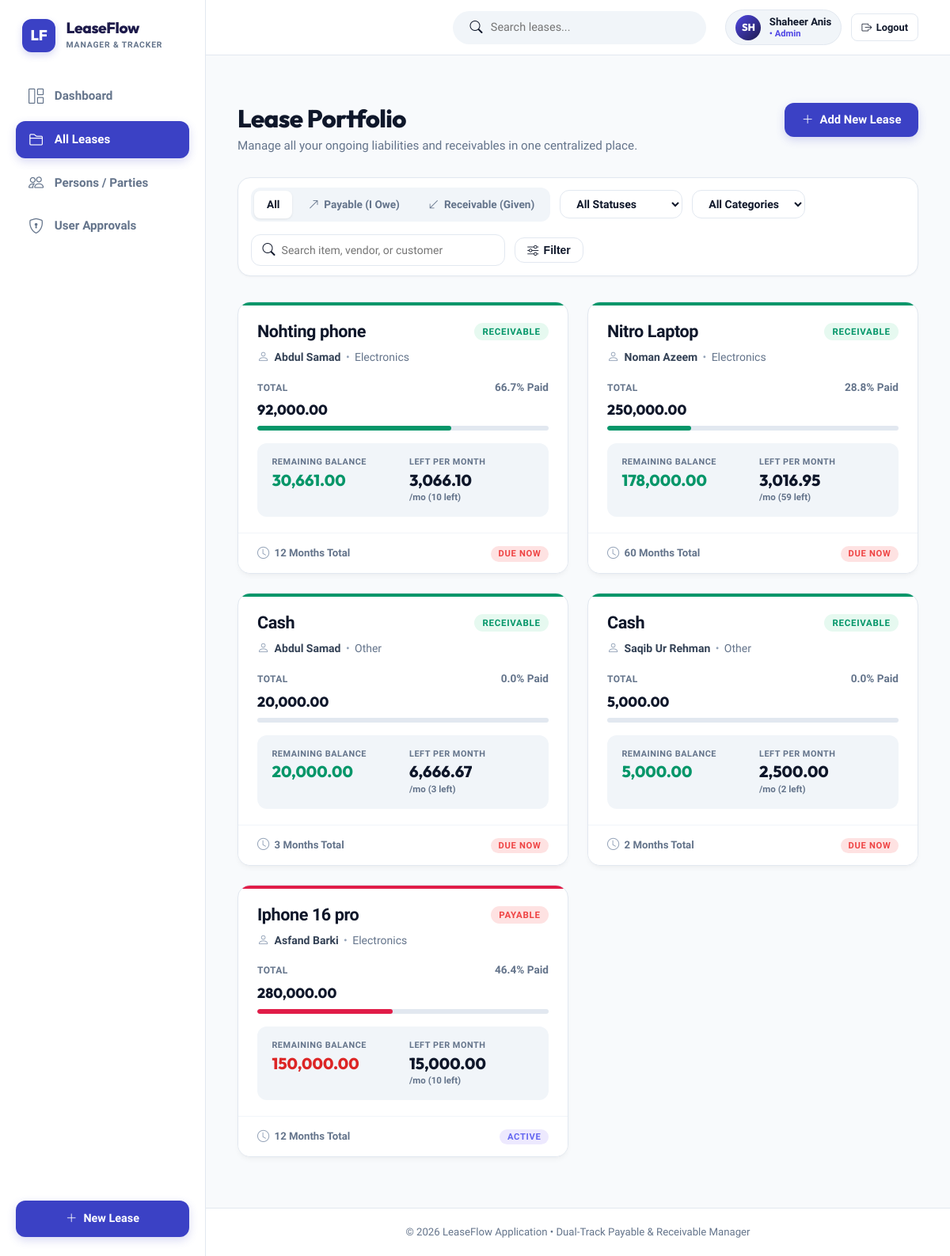
The app's page /leases (signed in) with its own data.
### app/models.py (models this page shows, shortened)
class User(db.Model):
    __tablename__ = 'users'
    id = db.Column(db.Integer, primary_key=True)
    username = db.Column(db.String(80), unique=True, nullable=False, index=True)
    full_name = db.Column(db.String(120), nullable=True)
    email = db.Column(db.String(120), nullable=True)
    password_hash = db.Column(db.String(256), nullable=False)
    role = db.Column(db.String(20), nullable=False, default='user') # 'admin' or 'user'
    status = db.Column(db.String(20), nullable=False, default='pending') # 'approved', 'pending', 'rejected'
    failed_logins = db.Column(db.Integer, default=0)
    locked_until = db.Column(db.DateTime, nullable=True)
    created_at = db.Column(db.DateTime, default=utc_now)
    approved_at = db.Column(db.DateTime, nullable=True)
    last_login = db.Column(db.DateTime, nullable=True)
    leases = db.relationship('Lease', backref='owner', lazy=True, cascade='all, delete-orphan')
    counterparties = db.relationship('Counterparty', backref='owner', lazy=True, cascade='all, delete-orphan')
    @property
    def is_admin(self):
        return self.role == 'admin'
    @property
    def is_approved(self):
        return self.status == 'approved'

class Lease(db.Model):
    __tablename__ = 'leases'
    id = db.Column(db.Integer, primary_key=True)
    user_id = db.Column(db.Integer, db.ForeignKey('users.id', ondelete='CASCADE'), nullable=True, index=True)
    title = db.Column(db.String(120), nullable=False)
    lease_type = db.Column(db.String(20), nullable=False, default='payable') # 'payable' (I owe / bought) or 'receivable' (I gave / receive)
    counterparty_id = db.Column(db.Integer, db.ForeignKey('counterparties.id', ondelete='SET NULL'), nullable=True)
    party_name = db.Column(db.String(120), nullable=False) # Vendor or Customer Name
    party_contact = db.Column(db.String(120), nullable=True) # Phone / Email
    total_amount = db.Column(db.Float, nullable=False)
    tenure_months = db.Column(db.Integer, nullable=False)
    start_date = db.Column(db.Date, nullable=False, default=date.today)
    category = db.Column(db.String(50), nullable=False, default='Electronics')
    status = db.Column(db.String(20), nullable=False, default='active') # 'active', 'completed', 'cancelled'
    notes = db.Column(db.Text, nullable=True)
    created_at = db.Column(db.DateTime, default=utc_now)
    updated_at = db.Column(db.DateTime, default=utc_now, onupdate=utc_now)
    payments = db.relationship('Payment', backref='lease', cascade='all, delete-orphan', lazy=True, order_by='Payment.payment_date.asc(), Payment.id.asc()')
    documents = db.relationship('Document', backref='lease', cascade='all, delete-orphan', lazy=True, order_by='Document.uploaded_at.desc()')

### app/routes.py (the view)
@main_bp.route('/leases')
@login_required
def lease_list():
    lease_type = request.args.get('type', 'all')
    status = request.args.get('status', 'all')
    category = request.args.get('category', 'all')
    search = request.args.get('search', '').strip()
    query = Lease.query.filter_by(user_id=g.current_user.id)
    if lease_type in ['payable', 'receivable']:
        query = query.filter_by(lease_type=lease_type)
    if status in ['active', 'completed', 'cancelled']:
        query = query.filter_by(status=status)
    if category != 'all' and category:
        query = query.filter_by(category=category)
    if search:
        query = query.filter(
            (Lease.title.ilike(f'%{search}%')) | (Lease.party_name.ilike(f'%{search}%'))
        )
    leases = query.order_by(Lease.created_at.desc()).all()
    leases_with_metrics = [{'lease': l, 'metrics': calculate_lease_metrics(l)} for l in leases]
    categories = [r[0] for r in db.session.query(Lease.category).filter_by(user_id=g.current_user.id).distinct().all() if r[0]]
    return render_template(
        'leases/list.html',
        leases_with_metrics=leases_with_metrics,
        current_type=lease_type,
        current_status=status,
        current_category=category,
        search=search,
        categories=categories
    )

### app/auth.py (called while the page is built)
def login_required(f):
    @functools.wraps(f)
    def decorated_function(*args, **kwargs):
        if not g.current_user:
            return redirect(url_for('main.login', next=request.url))
        if not g.current_user.is_approved:
            session.clear()
            flash('Your account is awaiting administrator approval before you can access LeaseFlow.', 'warning')
            return redirect(url_for('main.login'))
        return f(*args, **kwargs)
    return decorated_function

### app/calculations.py (called while the page is built)
def add_months(source_date, months):
    return source_date + relativedelta(months=months)

### app/templates/leases/list.html (shortened to what this page needs)
{% extends 'base.html' %}
{% block content %}
<div class="page-title-row">
  <div>
    <h1>Lease Portfolio</h1>
    <p>Manage all your ongoing liabilities and receivables in one centralized place.</p>
  </div>
  <a href="{{ url_for('main.lease_create') }}" class="btn-primary-action">
    <i class="bi bi-plus-lg"></i> Add New Lease
  </a>
</div>
<form method="GET" action="{{ url_for('main.lease_list') }}" class="filter-bar-card">
  <div class="filter-left-group">
    <div class="pill-tab-group">
      <a href="{{ url_for('main.lease_list', type='all', status=current_status, category=current_category, search=search) }}"
         class="pill-tab {% if current_type == 'all' %}active{% endif %}">
        All
      </a>
      <a href="{{ url_for('main.lease_list', type='payable', status=current_status, category=current_category, search=search) }}"
         class="pill-tab payable-tab {% if current_type == 'payable' %}active{% endif %}">
        <i class="bi bi-arrow-up-right text-danger"></i> Payable (I Owe)
      </a>
      <a href="{{ url_for('main.lease_list', type='receivable', status=current_status, category=current_category, search=search) }}"
         class="pill-tab receivable-tab {% if current_type == 'receivable' %}active{% endif %}">
        <i class="bi bi-arrow-down-left text-success"></i> Receivable (Given)
      </a>
    </div>
    <select name="status" class="filter-select" onchange="this.form.submit()">
      <option value="all" {% if current_status == 'all' %}selected{% endif %}>All Statuses</option>
    </select>
    <select name="category" class="filter-select" onchange="this.form.submit()">
      <option value="all" {% if current_category == 'all' %}selected{% endif %}>All Categories</option>
    </select>
  </div>
  <div class="filter-right-group">
    <div class="filter-search-box">
      <i class="bi bi-search text-muted"></i>
      <input type="text" name="search" placeholder="Search item, vendor, or customer" value="{{ search }}">
    </div>
    <button type="submit" class="btn-filter-action">
      <i class="bi bi-sliders"></i> Filter
    </button>
  </div>
</form>
{% if leases_with_metrics %}
  <div class="cards-grid">
    {% for item in leases_with_metrics %}
      {% set l = item.lease %}
      {% set m = item.metrics %}
      <a href="{{ url_for('main.lease_detail', id=l.id) }}" class="modern-lease-card {% if l.lease_type == 'payable' %}payable{% else %}receivable{% endif %}">
        <div class="card-inner">
          <div class="card-top-row">
            <div class="card-item-title">{{ l.title }}</div>
            <div>
              {% if l.lease_type == 'payable' %}
                <span class="badge-tag payable">PAYABLE</span>
              {% else %}
                <span class="badge-tag receivable">RECEIVABLE</span>
              {% endif %}
            </div>
          </div>
          <div class="card-party-sub">
            <i class="bi bi-person"></i>
            <span class="card-party-name">{{ l.party_name }}</span>
            <span style="color: var(--text-light);">&bull;</span>
            <span>{{ l.category }}</span>
          </div>
          <div class="card-total-section">
            <div class="card-total-row">
              <span class="card-total-label">Total</span>
              <span class="card-paid-pct">{{ m.progress_pct }}% Paid</span>
            </div>
            <div class="card-total-value">{{ l.total_amount|currency }}</div>
            <div class="card-progress-track">
              <div class="card-progress-fill {% if l.lease_type == 'payable' %}payable{% else %}receivable{% endif %}" style="width: {{ m.progress_pct }}%;"></div>
            </div>
          </div>
          <div class="card-stats-box">
            <div class="stats-col">
              <span class="stats-col-label">REMAINING BALANCE</span>
              <span class="stats-col-val {% if l.lease_type == 'payable' %}payable{% else %}receivable{% endif %}">
                {{ m.remaining_balance|currency }}
              </span>
            </div>
            <div class="stats-col">
              <span class="stats-col-label">LEFT PER MONTH</span>
              <span class="stats-col-val" style="color: var(--text-main);">
                {{ m.remaining_monthly_amount|currency }}
              </span>
              <span class="stats-col-sub">/mo ({{ m.remaining_months }} left)</span>
            </div>
          </div>
        </div>
        <div class="card-bottom-footer">
          <div class="card-tenure-info">
            <i class="bi bi-clock"></i>
            <span>{{ l.tenure_months }} Months Total</span>
          </div>
          <div>
            {% if m.is_completed %}
              <span class="status-pill settled">SETTLED</span>
            {% elif m.due_status == 'overdue' %}
              <span class="status-pill due-now">DUE NOW</span>
            {% else %}
              <span class="status-pill active">ACTIVE</span>
            {% endif %}
          </div>
        </div>
      </a>
    {% endfor %}
  </div>
{% endif %}
{% endblock %}

### app/templates/base.html (shortened to what this page needs)
<!DOCTYPE html>
<html lang="en">
<head>
  <link rel="stylesheet" href="https://cdn.jsdelivr.net/npm/bootstrap-icons@1.11.3/font/bootstrap-icons.min.css">
  <link rel="stylesheet" href="{{ url_for('static', filename='css/style.css') }}">
</head>
<body>
  <div class="app-container">
    <aside class="app-sidebar">
      <a href="{{ url_for('main.dashboard') }}" class="sidebar-brand">
        <div class="brand-logo-box">LF</div>
        <div class="brand-info">
          <h2>LeaseFlow</h2>
          <span>MANAGER & TRACKER</span>
        </div>
      </a>
      <nav class="sidebar-nav">
        <a href="{{ url_for('main.dashboard') }}" class="nav-link-item {% if request.endpoint == 'main.dashboard' %}active{% endif %}">
          <i class="bi bi-grid-1x2"></i>
          <span>Dashboard</span>
        </a>
        <a href="{{ url_for('main.lease_list') }}" class="nav-link-item {% if request.endpoint in ['main.lease_list', 'main.lease_detail', 'main.lease_edit'] %}active{% endif %}">
          <i class="bi bi-folder2"></i>
          <span>All Leases</span>
        </a>
        <a href="{{ url_for('main.party_list') }}" class="nav-link-item {% if request.endpoint in ['main.party_list', 'main.party_detail'] %}active{% endif %}">
          <i class="bi bi-people"></i>
          <span>Persons / Parties</span>
        </a>
        {% if current_user and current_user.is_admin %}
          <a href="{{ url_for('main.admin_users') }}" class="nav-link-item {% if request.endpoint == 'main.admin_users' %}active{% endif %}" style="display: flex; align-items: center;">
            <i class="bi bi-shield-lock"></i>
            <span>User Approvals</span>
          </a>
        {% endif %}
      </nav>
      <div class="sidebar-bottom">
        <a href="{{ url_for('main.lease_create') }}" class="btn-sidebar-add">
          <i class="bi bi-plus-lg"></i>
          <span>New Lease</span>
        </a>
      </div>
    </aside>
    <div class="app-main">
      <header class="app-topbar">
        <form method="GET" action="{{ url_for('main.lease_list') }}" class="topbar-search">
          <i class="bi bi-search text-muted"></i>
          <input type="text" name="search" placeholder="Search leases...">
        </form>
        <div class="topbar-actions" style="display: flex; align-items: center; gap: 0.75rem;">
          {% if current_user %}
            <div style="display: flex; align-items: center; gap: 0.65rem; background: var(--bg-subtle); padding: 0.35rem 0.75rem; border-radius: var(--radius-full); border: 1px solid var(--border-color);">
              <div style="width: 32px; height: 32px; border-radius: 50%; background: {% if current_user.is_admin %}linear-gradient(135deg, #4f46e5 0%, #1e1b4b 100%){% else %}linear-gradient(135deg, #0284c7 0%, #0369a1 100%){% endif %}; color: #fff; display: flex; align-items: center; justify-content: center; font-weight: 800; font-size: 0.8rem; font-family: var(--font-heading);">
                {{ current_user.username[:2].upper() }}
              </div>
              <div style="line-height: 1.2;">
                <div style="font-size: 0.825rem; font-weight: 700; color: var(--text-main);">
                  {{ current_user.full_name or current_user.username }}
                </div>
                <div style="font-size: 0.7rem; color: {% if current_user.is_admin %}#4f46e5; font-weight: 700;{% else %}var(--text-light);{% endif %}">
                  {% if current_user.is_admin %}&bull; Admin{% else %}&bull; User{% endif %}
                </div>
              </div>
            </div>
            <a href="{{ url_for('main.logout') }}" class="btn btn-sm btn-secondary" style="display: inline-flex; align-items: center; gap: 0.35rem; padding: 0.45rem 0.75rem;" title="Sign out of LeaseFlow">
              <i class="bi bi-box-arrow-right"></i>
              <span>Logout</span>
            </a>
          {% endif %}
        </div>
      </header>
      <main class="main-content">
        {% block content %}{% endblock %}
      </main>
      <footer class="app-footer">
        &copy; 2026 LeaseFlow Application &bull; Dual-Track Payable & Receivable Manager
      </footer>
    </div>
  </div>
</body>
</html>

### records on screen
User: username "SH", full_name "Shaheer Anis"
Lease: title "Nohting phone", party_name "Abdul Samad", category "Electronics", total_amount "92,000.00", lease_type "receivable" (drawn), tenure_months "12"
Lease: title "Nitro Laptop", party_name "Noman Azeem", category "Electronics", total_amount "250,000.00", lease_type "receivable" (drawn), tenure_months "60"
Lease: title "Cash", party_name "Abdul Samad", category "Other", total_amount "20,000.00", tenure_months "3"
Lease: title "Cash", party_name "Saqib Ur Rehman", category "Other", total_amount "5,000.00", tenure_months "2"
Lease: title "Iphone 16 pro", party_name "Asfand Barki", category "Electronics", total_amount "280,000.00", lease_type "payable" (drawn), tenure_months "12"

### other values on screen
{{ m.progress_pct }} "66.7" "28.8" "0.0" "0.0" "46.4"
{{ m.remaining_balance|currency }} "30,661.00" "178,000.00" "20,000.00" "5,000.00" "150,000.00"
{{ m.remaining_monthly_amount|currency }} "3,066.10" "3,016.95" "6,666.67" "2,500.00" "15,000.00"
{{ m.remaining_months }} "10" "59" "3" "2" "10"
